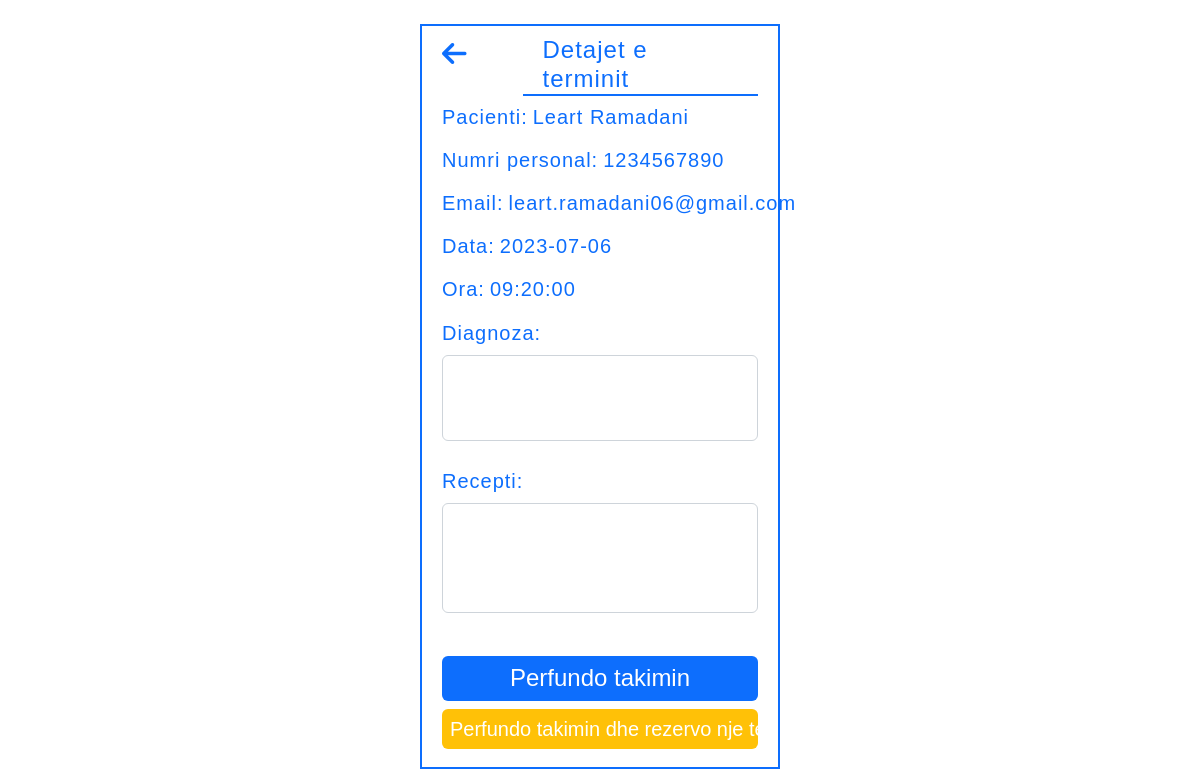
/doctorSide/perfundoTakimin.php?id=523, run on the app's committed database.
### tables this page shows
CREATE TABLE `terminet` (
  `id` int(11) NOT NULL,
  `doktori` varchar(100) NOT NULL,
  `emri_pacientit` varchar(100) NOT NULL,
  `mbiemri_pacientit` varchar(100) NOT NULL,
  `numri_personal` int(10) NOT NULL,
  `email_pacientit` varchar(100) NOT NULL,
  `data` date NOT NULL,
  `ora` time NOT NULL
);

### doctorSide/perfundoTakimin.php (the view, shortened to what this page needs)
<?php
include('../config.php');
$id = $_GET['id'];
$sql = "SELECT * FROM terminet WHERE id=:id";
$prep = $con->prepare($sql);
$prep->bindParam(':id', $id);
$prep->execute();
$row = $prep->fetch();
?>
<!DOCTYPE html>
<html lang="en">
<head>
    <link rel="stylesheet" href="../css/main.css">
    <link href="https://cdn.jsdelivr.net/npm/bootstrap@5.2.0-beta1/dist/css/bootstrap.min.css" rel="stylesheet">
    <link rel="stylesheet" href="../bootstrap-5.1.3-examples/sidebars/sidebars.css">
</head>
<body>
    <?php
    $diagnoza_err = $recepti_err = '';
    $diag = $rec = '';
    ?>
    <article class="appointment_wrapper">
        <section class="appointment">
            <div>
                <a href="terminet.php" class="goBack" title="Go back"><i class="fa-solid fa-arrow-left"></i></a>
                <div class="h1_flex">
                    <h1 class="appointment_h1 app_h1">Detajet e terminit</h1>
                </div>
            </div>
            <div>
                <label>Pacienti:</label>
                <p class="appointment_p"><?= $row['emri_pacientit'] . ' ' . $row['mbiemri_pacientit'] ?></p>
            </div>
            <div>
                <label>Numri personal:</label>
                <p class="appointment_p"><?= $row['numri_personal'] ?></p>
            </div>
            <div>
                <label>Email:</label>
                <p class="appointment_p"><?= $row['email_pacientit'] ?></p>
            </div>
            <div>
                <label>Data:</label>
                <p class="appointment_p"><?= $row['data'] ?></p>
            </div>
            <div>
                <label>Ora:</label>
                <p class="appointment_p"><?= $row['ora'] ?></p>
            </div>
            <form method="post" autocomplete="off">
                <label for="komentiDoktorit" class="form-label fs-5">Diagnoza:</label>
                <div>
                    <textarea class="form-control <?= $invalid_dianoz ?? '' ?>" style="resize: none;" id="komentiDoktorit" rows="3" maxlength="250" name="diagnoza"><?= $diag; ?></textarea>
                </div>
                <span class="text-danger fw-normal mb-5"><?php echo $diagnoza_err; ?></span> <br>
                <label for="recepti" class="form-label fs-5">Recepti:</label>
                <div>
                    <textarea class="form-control <?= $invalid_recepti ?? '' ?>" style="resize: none;" id="recepti" rows="4" maxlength="250" name="recepti"><?= $rec; ?></textarea>
                </div>
                <span class="text-danger fw-normal"><?php echo $recepti_err; ?></span> <br>
                <input type="submit" value="Perfundo takimin" name="perfundo" class="text-center h4 fw-normal p-2 mt-3 rounded w-100 bg-primary border-0 text-white">
                <input type="submit" value="Perfundo takimin dhe rezervo nje te ri" name="perfundo_rezervo" class="text-center fw-normal h5 p-2 rounded w-100 bg-warning border-0 text-white">
            </form>
        </section>
    </article>
</body>
</html>

### css/main.css (style rules this page uses)
:root { --primary: #0D6EFD; --background: #081C15; --secondary: #40916C; --border: #74c69d; --focus: #95d5b2; --font-family: 'Roboto', sans-serif; --grey: #adb5bd; --darkGrey: #495057; }
* { font-family: Arial, Helvetica, sans-serif; }
body { overflow: auto !important; }
.appointment_wrapper { margin-top: 2%; margin-bottom: 0; display: flex; justify-content: center; }
.appointment { display: flex; flex-direction: column; border: 2px solid currentColor; color: var(--primary); width: 30%; line-height: 170%; letter-spacing: 1px; padding: 10px 20px; }
.appointment_h1 { color: var(--primary); border-bottom: 2px solid currentColor; padding: 0 20px; font-size: 24px; width: fit-content; }
.app_h1 { margin-left: 55px; }
.h1_flex { display: flex; justify-content: center; }
.appointment div label { font-size: 20px; color: var(--primary); }
.appointment_p { font-size: 20px; margin-left: 5px; }
.appointment div { display: flex; }
.fa-arrow-left { all: inherit; }
.goBack { font-size: 28px; margin-top: 2px; text-decoration: none; font-weight: 100; color: var(--primary); }

### data on the page
terminet: emri_pacientit "Leart", mbiemri_pacientit "Ramadani", numri_personal "1234567890", email_pacientit "leart.ramadani06@gmail.com", data "2023-07-06", ora "09:20:00"
